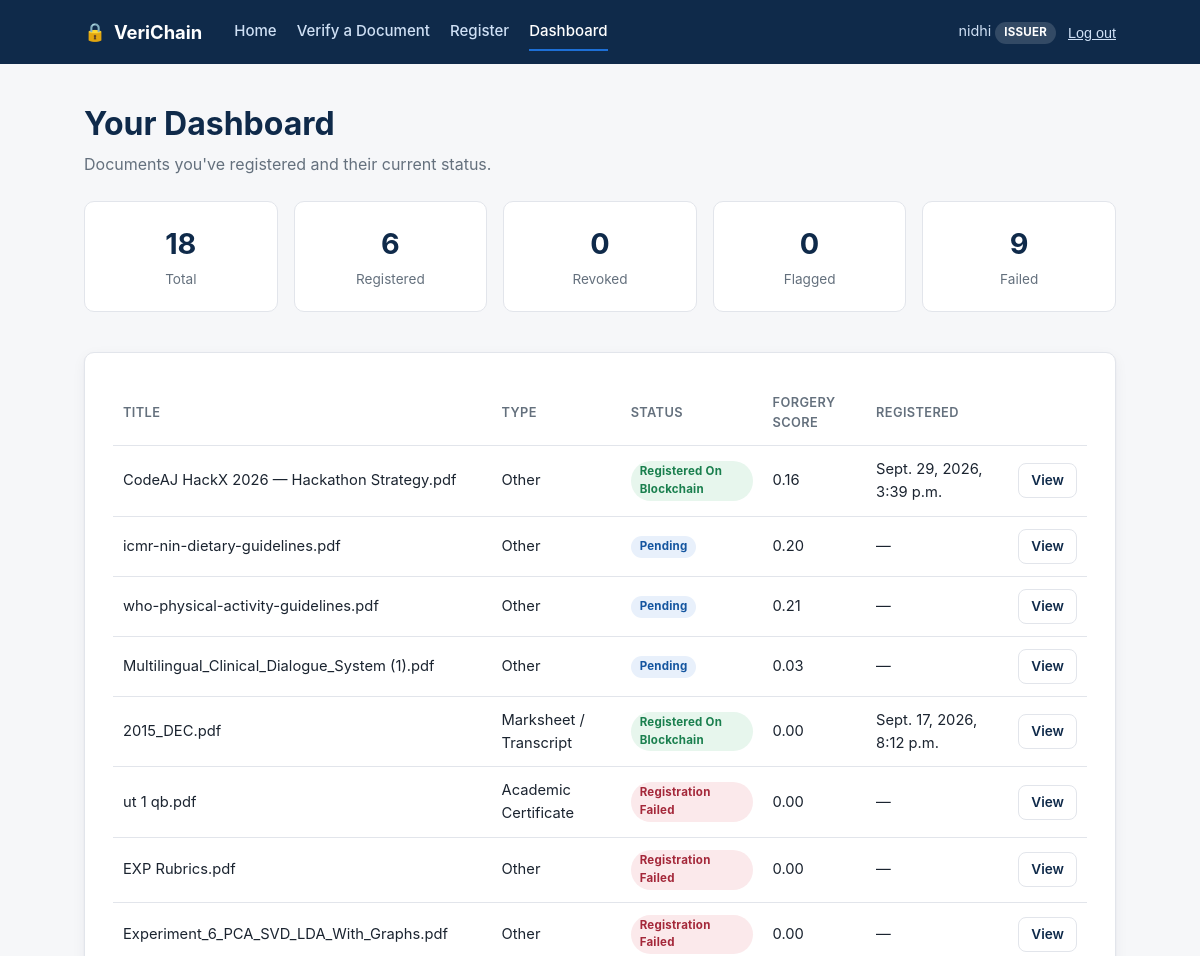
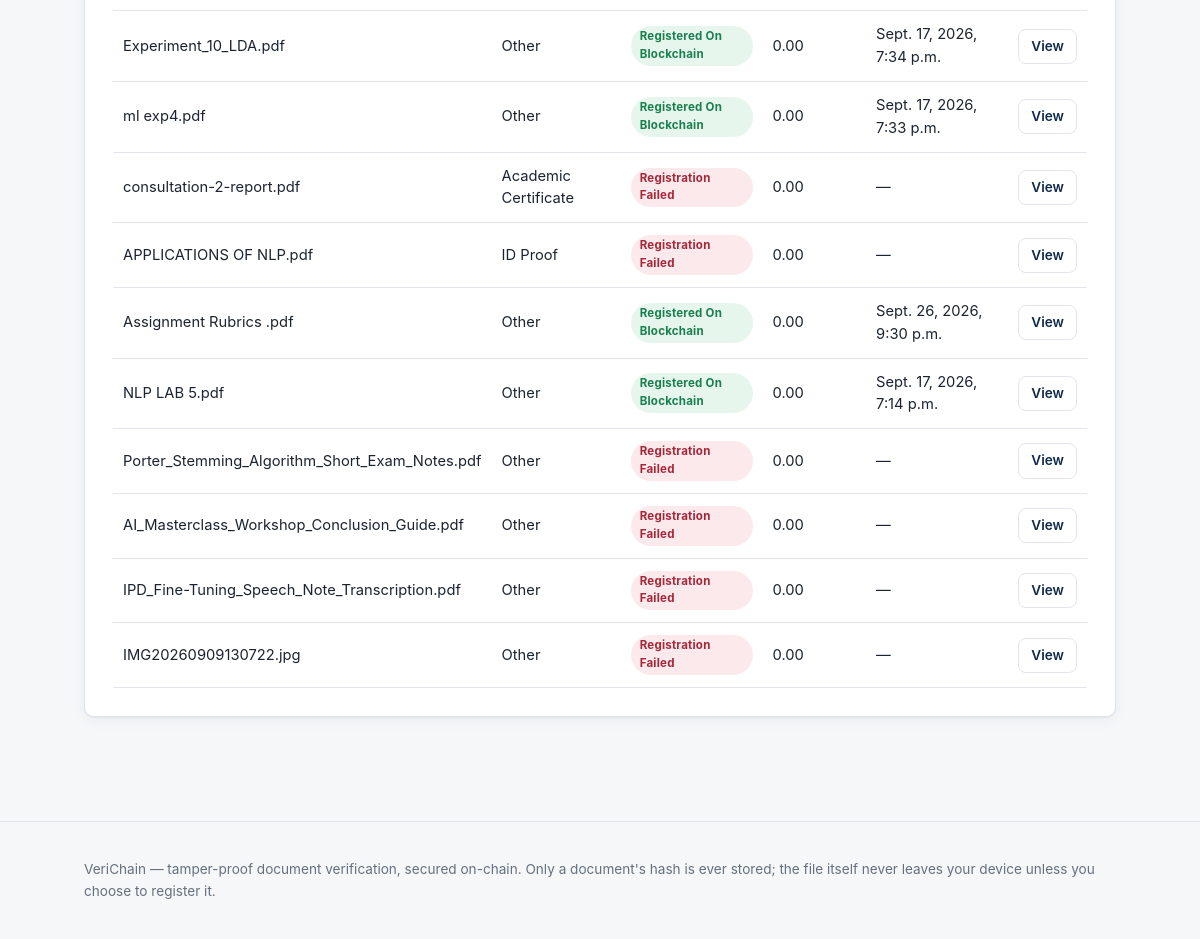
The app's page /dashboard/ (signed in) with its own data (2 pictures, top to bottom).
### verification/models.py (models this page shows, shortened)
class Document(models.Model):
    DOCUMENT_TYPES = [
        ('certificate', 'Academic Certificate'),
        ('marksheet', 'Marksheet / Transcript'),
        ('legal', 'Legal Document'),
        ('id_proof', 'ID Proof'),
        ('other', 'Other'),
    ]
    STATUS_CHOICES = [
        ('pending', 'Pending'),
        ('registered', 'Registered on Blockchain'),
        ('failed', 'Registration Failed'),
        ('revoked', 'Revoked'),
    ]
    uuid = models.UUIDField(default=uuid.uuid4, editable=False, unique=True)
    owner = models.ForeignKey(User, on_delete=models.CASCADE, related_name='documents')
    file = models.FileField(upload_to=upload_path)
    original_filename = models.CharField(max_length=255)
    document_type = models.CharField(max_length=20, choices=DOCUMENT_TYPES, default='certificate')
    title = models.CharField(max_length=255, blank=True)
    extracted_text = models.TextField(blank=True)
    sha256_hash = models.CharField(max_length=64, unique=True, db_index=True)
    forgery_score = models.FloatField(null=True, blank=True)  # 0 (clean) - 1 (likely tampered)
    forgery_flags = models.TextField(blank=True)  # comma-separated flags/reasons
    is_suspected_forged = models.BooleanField(default=False)
    status = models.CharField(max_length=20, choices=STATUS_CHOICES, default='pending')
    tx_hash = models.CharField(max_length=100, blank=True)
    block_number = models.BigIntegerField(null=True, blank=True)
    registered_at = models.DateTimeField(null=True, blank=True)
    created_at = models.DateTimeField(auto_now_add=True)
    updated_at = models.DateTimeField(auto_now=True)
    class Meta:
        ordering = ['-created_at']

### verification/views.py (the view)
# urls.py: path('dashboard/', views.dashboard, name='dashboard'),
@login_required
def dashboard(request):
    documents = Document.objects.filter(owner=request.user)
    stats = {
        'total': documents.count(),
        'registered': documents.filter(status='registered').count(),
        'revoked': documents.filter(status='revoked').count(),
        'flagged': documents.filter(is_suspected_forged=True).count(),
        'failed': documents.filter(status='failed').count(),
    }
    return render(request, 'verification/dashboard.html', {
        'documents': documents,
        'stats': stats,
    })

### verification/templates/verification/dashboard.html (shortened to what this page needs)
{% extends 'verification/base.html' %}
{% block content %}
<section class="page-header">
    <h1>Your Dashboard</h1>
    <p>Documents you've registered and their current status.</p>
</section>
<section class="stat-strip">
    <div class="stat-card"><span class="stat-value">{{ stats.total }}</span><span class="stat-label">Total</span></div>
    <div class="stat-card"><span class="stat-value">{{ stats.registered }}</span><span class="stat-label">Registered</span></div>
    <div class="stat-card"><span class="stat-value">{{ stats.revoked }}</span><span class="stat-label">Revoked</span></div>
    <div class="stat-card"><span class="stat-value">{{ stats.flagged }}</span><span class="stat-label">Flagged</span></div>
    <div class="stat-card"><span class="stat-value">{{ stats.failed }}</span><span class="stat-label">Failed</span></div>
</section>
<section class="panel">
    {% if documents %}
        <table class="doc-table">
            <thead>
                <tr>
                    <th>Title</th>
                    <th>Type</th>
                    <th>Status</th>
                    <th>Forgery Score</th>
                    <th>Registered</th>
                    <th></th>
                </tr>
            </thead>
            <tbody>
                {% for document in documents %}
                <tr>
                    <td>{{ document.title|default:document.original_filename }}</td>
                    <td>{{ document.get_document_type_display }}</td>
                    <td><span class="badge badge-status status-{{ document.status }}">{{ document.get_status_display }}</span></td>
                    <td>
                        {% if document.forgery_score is not None %}
                            {{ document.forgery_score|floatformat:2 }}
                        {% else %}&mdash;{% endif %}
                    </td>
                    <td>{{ document.registered_at|default:"—" }}</td>
                    <td><a href="{% url 'document_detail' doc_uuid=document.uuid %}" class="button button-sm button-ghost">View</a></td>
                </tr>
                {% endfor %}
            </tbody>
        </table>
    {% else %}
        <p class="text-muted">You haven't registered any documents yet.</p>
        <a href="{% url 'register_document' %}" class="button button-primary">Register your first document</a>
    {% endif %}
</section>
{% endblock %}

### verification/templates/verification/base.html (shortened to what this page needs)
{% load static %}<!DOCTYPE html>
<html lang="en">
<head>
    <link rel="stylesheet" href="{% static 'verification/css/style.css' %}">
</head>
<body>
    <header class="site-header">
        <div class="container header-inner">
            <a class="brand" href="{% url 'home' %}">
                <span class="brand-mark">&#128274;</span>
                <span class="brand-name">VeriChain</span>
            </a>
            <nav class="site-nav">
                <a href="{% url 'home' %}" class="{% if request.resolver_match.url_name == 'home' %}active{% endif %}">Home</a>
                <a href="{% url 'verify_document' %}" class="{% if request.resolver_match.url_name == 'verify_document' %}active{% endif %}">Verify a Document</a>
                {% if user.is_authenticated and user.is_staff %}
                    <a href="{% url 'register_document' %}" class="{% if request.resolver_match.url_name == 'register_document' %}active{% endif %}">Register</a>
                    <a href="{% url 'dashboard' %}" class="{% if request.resolver_match.url_name == 'dashboard' %}active{% endif %}">Dashboard</a>
                {% endif %}
            </nav>
            <div class="header-auth">
                {% if user.is_authenticated %}
                    <span class="auth-user">{{ user.username }}{% if user.is_staff %} <span class="badge badge-issuer">Issuer</span>{% endif %}</span>
                    <form action="{% url 'logout' %}" method="post" class="inline-form">
                        <button type="submit" class="link-button">Log out</button>
                    </form>
                {% else %}
                    <a class="button button-ghost button-sm" href="{% url 'login' %}">Issuer Login</a>
                {% endif %}
            </div>
        </div>
    </header>
    <main class="container page-main">
        {% block content %}{% endblock %}
    </main>
    <footer class="site-footer">
        <div class="container footer-inner">
            <p>VeriChain — tamper-proof document verification, secured on-chain. Only a document's hash is ever stored; the file itself never leaves your device unless you choose to register it.</p>
        </div>
    </footer>
</body>
</html>

### verification/static/verification/css/style.css (style rules this page uses)
:root { --color-bg: #f6f7f9; --color-surface: #ffffff; --color-border: #e2e5eb; --color-text: #1b2430; --color-text-muted: #64707d; --color-navy: #0f2a4a; --color-navy-dark: #0a1d33; --color-accent: #1d6fd6; --color-accent-dark: #14559f; --color-success: #1a7f4e; --color-success-bg: #e7f6ed; --color-warning: #92620a; --color-warning-bg: #fdf1da; --color-danger: #a4283a; --color-danger-bg: #fbe9eb; --color-info-bg: #e8f0fb; --radius: 10px; --shadow: 0 1px 2px rgba(15, 42, 74, 0.06), 0 4px 14px rgba(15, 42, 74, 0.05); --font-body: -apple-system, BlinkMacSystemFont, "Segoe UI", Roboto, Helvetica, Arial, sans-serif; }
* { box-sizing: border-box; }
body { margin: 0; font-family: var(--font-body); background: var(--color-bg); color: var(--color-text); line-height: 1.55; }
.container { max-width: 1080px; margin: 0 auto; padding: 0 24px; }
a { color: var(--color-accent); text-decoration: none; }
h1, h2, h3 { color: var(--color-navy); font-weight: 700; line-height: 1.25; }
h1 { font-size: 2rem; margin: 0 0 8px; }
.site-header { background: var(--color-navy); color: #fff; }
.header-inner { display: flex; align-items: center; gap: 32px; height: 64px; }
.brand { display: flex; align-items: center; gap: 8px; color: #fff; font-weight: 700; font-size: 1.15rem; }
.brand-mark { font-size: 1.1rem; }
.site-nav { display: flex; gap: 20px; flex: 1; }
.site-nav a { color: #cfe0f5; font-size: 0.94rem; font-weight: 500; padding: 6px 0; border-bottom: 2px solid transparent; }
.site-nav a.active { color: #fff; border-bottom-color: var(--color-accent); }
.header-auth { display: flex; align-items: center; gap: 12px; }
.auth-user { color: #cfe0f5; font-size: 0.9rem; }
.inline-form { display: inline; }
.link-button { background: none; border: none; color: #cfe0f5; cursor: pointer; font-size: 0.9rem; padding: 0; text-decoration: underline; }
.button { display: inline-block; padding: 10px 20px; border-radius: 8px; font-weight: 600; font-size: 0.95rem; border: 1px solid transparent; cursor: pointer; text-decoration: none; }
.button-ghost { background: transparent; color: var(--color-navy); border-color: var(--color-border); }
.button-sm { padding: 6px 12px; font-size: 0.85rem; }
.page-main { padding: 40px 24px 80px; }
.page-header { margin-bottom: 24px; }
.page-header p { color: var(--color-text-muted); margin: 0; }
.panel { background: var(--color-surface); border: 1px solid var(--color-border); border-radius: var(--radius); box-shadow: var(--shadow); padding: 28px; margin-bottom: 24px; }
.site-footer { border-top: 1px solid var(--color-border); padding: 24px 0; color: var(--color-text-muted); font-size: 0.85rem; }
.stat-strip { display: flex; gap: 16px; margin-bottom: 40px; flex-wrap: wrap; }
.stat-card { flex: 1; min-width: 140px; background: var(--color-surface); border: 1px solid var(--color-border); border-radius: var(--radius); padding: 20px; text-align: center; }
.stat-value { display: block; font-size: 1.8rem; font-weight: 700; color: var(--color-navy); }
.stat-label { color: var(--color-text-muted); font-size: 0.85rem; }
.badge { display: inline-block; padding: 2px 9px; border-radius: 999px; font-size: 0.72rem; font-weight: 700; letter-spacing: 0.02em; text-transform: uppercase; }
.badge-issuer { background: rgba(255,255,255,0.15); color: #fff; }
.badge-status { text-transform: capitalize; }
.status-registered { background: var(--color-success-bg); color: var(--color-success); }
.status-pending { background: var(--color-info-bg); color: var(--color-accent-dark); }
.status-failed { background: var(--color-danger-bg); color: var(--color-danger); }
.doc-table { width: 100%; border-collapse: collapse; font-size: 0.92rem; }
.doc-table th, .doc-table td { text-align: left; padding: 12px 10px; border-bottom: 1px solid var(--color-border); }
.doc-table th { color: var(--color-text-muted); font-weight: 600; font-size: 0.8rem; text-transform: uppercase; letter-spacing: 0.03em; }

### records on screen
Document: title "CodeAJ HackX 2026 — Hackathon Strategy.pdf", document_type "Other", status "Registered On Blockchain", forgery_score "0.16", registered_at "Sept. 29, 2026, 3:39 p.m."
Document: title "icmr-nin-dietary-guidelines.pdf", document_type "Other", status "Pending", forgery_score "0.20", registered_at "—"
Document: title "who-physical-activity-guidelines.pdf", document_type "Other", status "Pending", forgery_score "0.21", registered_at "—"
Document: title "Multilingual_Clinical_Dialogue_System (1).pdf", document_type "Other", status "Pending", forgery_score "0.03", registered_at "—"
Document: title "2015_DEC.pdf", document_type "Marksheet / Transcript", status "Registered On Blockchain", forgery_score "0.00", registered_at "Sept. 17, 2026, 8:12 p.m."
Document: title "ut 1 qb.pdf", document_type "Academic Certificate", status "Registration Failed", forgery_score "0.00", registered_at "—"
Document: title "EXP Rubrics.pdf", document_type "Other", status "Registration Failed", forgery_score "0.00", registered_at "—"
Document: title "Experiment_6_PCA_SVD_LDA_With_Graphs.pdf", document_type "Other", status "Registration Failed", forgery_score "0.00", registered_at "—"
Document: title "Experiment_10_LDA.pdf", document_type "Other", status "Registered On Blockchain", forgery_score "0.00", registered_at "Sept. 17, 2026, 7:34 p.m."
Document: title "ml exp4.pdf", document_type "Other", status "Registered On Blockchain", forgery_score "0.00", registered_at "Sept. 17, 2026, 7:33 p.m."
Document: title "consultation-2-report.pdf", document_type "Academic Certificate", status "Registration Failed", forgery_score "0.00", registered_at "—"
Document: title "APPLICATIONS OF NLP.pdf", document_type "ID Proof", status "Registration Failed", forgery_score "0.00", registered_at "—"
Document: title "Assignment Rubrics .pdf", document_type "Other", status "Registered On Blockchain", forgery_score "0.00", registered_at "Sept. 26, 2026, 9:30 p.m."
Document: title "NLP LAB 5.pdf", document_type "Other", status "Registered On Blockchain", forgery_score "0.00", registered_at "Sept. 17, 2026, 7:14 p.m."
Document: title "Porter_Stemming_Algorithm_Short_Exam_Notes.pdf", document_type "Other", status "Registration Failed", forgery_score "0.00", registered_at "—"
Document: title "AI_Masterclass_Workshop_Conclusion_Guide.pdf", document_type "Other", status "Registration Failed", forgery_score "0.00", registered_at "—"
Document: title "IPD_Fine-Tuning_Speech_Note_Transcription.pdf", document_type "Other", status "Registration Failed", forgery_score "0.00", registered_at "—"
Document: title "IMG20260909130722.jpg", document_type "Other", status "Registration Failed", forgery_score "0.00", registered_at "—"

### other values on screen
{{ user.username }} "nidhi"
{{ stats.total }} "18"
{{ stats.registered }} "6"
{{ stats.revoked }} "0"
{{ stats.flagged }} "0"
{{ stats.failed }} "9"
